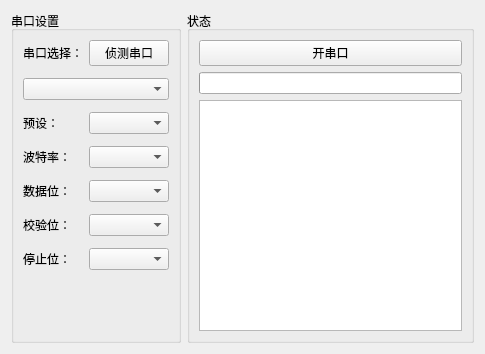
<?xml version="1.0" encoding="UTF-8"?>
<ui version="4.0">
 <class>Form</class>
 <widget class="QWidget" name="Form">
  <property name="geometry">
   <rect>
    <x>0</x>
    <y>0</y>
    <width>485</width>
    <height>354</height>
   </rect>
  </property>
  <property name="windowTitle">
   <string>串口设置</string>
  </property>
  <property name="windowIcon">
   <iconset resource="img_resource.qrc">
    <normaloff>:/ico/app_icon.ico</normaloff>:/ico/app_icon.ico</iconset>
  </property>
  <layout class="QHBoxLayout" name="horizontalLayout">
   <item>
    <widget class="QGroupBox" name="groupBox_serial_sett">
     <property name="title">
      <string>串口设置</string>
     </property>
     <layout class="QVBoxLayout" name="verticalLayout_2">
      <item>
       <layout class="QFormLayout" name="formLayout">
        <property name="verticalSpacing">
         <number>12</number>
        </property>
        <item row="0" column="0">
         <widget class="QLabel" name="label">
          <property name="text">
           <string>串口选择：</string>
          </property>
         </widget>
        </item>
        <item row="0" column="1">
         <widget class="QPushButton" name="pushButton_detect_port">
          <property name="text">
           <string>侦测串口</string>
          </property>
         </widget>
        </item>
        <item row="1" column="0" colspan="2">
         <widget class="QComboBox" name="comboBox_port_choose"/>
        </item>
        <item row="3" column="0">
         <widget class="QLabel" name="label_2">
          <property name="text">
           <string>波特率：</string>
          </property>
         </widget>
        </item>
        <item row="3" column="1">
         <widget class="QComboBox" name="comboBox_baud"/>
        </item>
        <item row="4" column="0">
         <widget class="QLabel" name="label_3">
          <property name="text">
           <string>数据位：</string>
          </property>
         </widget>
        </item>
        <item row="4" column="1">
         <widget class="QComboBox" name="comboBox_data_bit"/>
        </item>
        <item row="5" column="0">
         <widget class="QLabel" name="label_4">
          <property name="text">
           <string>校验位：</string>
          </property>
         </widget>
        </item>
        <item row="5" column="1">
         <widget class="QComboBox" name="comboBox_parity_bit"/>
        </item>
        <item row="6" column="0">
         <widget class="QLabel" name="label_5">
          <property name="text">
           <string>停止位：</string>
          </property>
         </widget>
        </item>
        <item row="6" column="1">
         <widget class="QComboBox" name="comboBox_stop_bit"/>
        </item>
        <item row="2" column="0">
         <widget class="QLabel" name="label_6">
          <property name="text">
           <string>预设：</string>
          </property>
         </widget>
        </item>
        <item row="2" column="1">
         <widget class="QComboBox" name="comboBox_scheme"/>
        </item>
       </layout>
      </item>
     </layout>
    </widget>
   </item>
   <item>
    <widget class="QGroupBox" name="groupBox_serial_status">
     <property name="title">
      <string>状态</string>
     </property>
     <layout class="QVBoxLayout" name="verticalLayout_5">
      <item>
       <widget class="QPushButton" name="pushButton_open_serial">
        <property name="text">
         <string>开串口</string>
        </property>
       </widget>
      </item>
      <item>
       <widget class="QProgressBar" name="progressBar_status_port">
        <property name="sizePolicy">
         <sizepolicy hsizetype="Minimum" vsizetype="Fixed">
          <horstretch>0</horstretch>
          <verstretch>0</verstretch>
         </sizepolicy>
        </property>
        <property name="maximum">
         <number>1</number>
        </property>
        <property name="value">
         <number>0</number>
        </property>
        <property name="textVisible">
         <bool>false</bool>
        </property>
       </widget>
      </item>
      <item>
       <widget class="QTextEdit" name="textEdit_serial_details">
        <property name="readOnly">
         <bool>true</bool>
        </property>
       </widget>
      </item>
     </layout>
    </widget>
   </item>
  </layout>
 </widget>
 <resources>
  <include location="img_resource.qrc"/>
 </resources>
 <connections/>
</ui>
